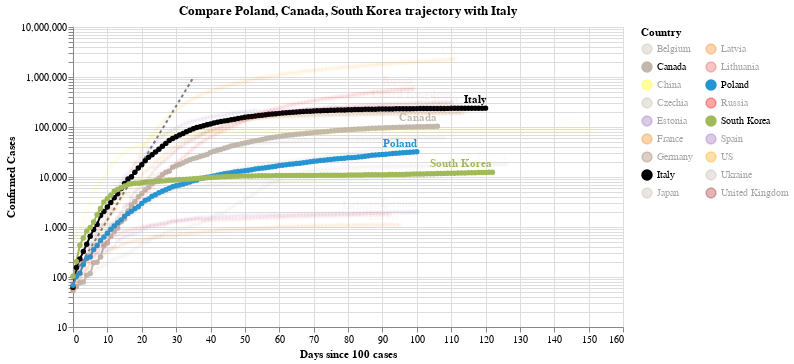

Notebook source saved alongside this figure:
### Code cell
#hide_input
chart3 = make_since_chart(dff2, ['Poland', 'Canada', 'South Korea'], baseline_countries)
chart3

### Figure 1 — Vega-Lite specification as saved in the notebook (floating-point values rounded to 4 significant figures; data arrays with more than 128 entries replaced by an {"elided": "..."} marker saying what was removed)
{"config": {"view": {"continuousWidth": 400, "continuousHeight": 300}}, "layer": [{"data": {"name": "data-628230001892d6798b50651be41d1b3e"}, "mark": {"type": "line", "color": "black", "opacity": 0.5, "strokeDash": [3, 3]}, "encoding": {"x": {"type": "quantitative", "field": "Days since 100 cases"}, "y": {"type": "quantitative", "field": "Confirmed Cases"}}}, {"data": {"name": "data-36ef619a260acc919930a5015aada840"}, "mark": {"type": "line", "point": true}, "encoding": {"color": {"type": "nominal", "field": "Country", "legend": {"columns": 2}, "scale": {"domain": ["Belgium", "Canada", "China", "Czechia", "Estonia", "France", "Germany", "Italy", "Japan", "Latvia", "Lithuania", "Poland", "Russia", "South Korea", "Spain", "US", "Ukraine", "United Kingdom"], "range": ["#C1B7AD", "#C1B7AD", "yellow", "#C1B7AD", "#9467bd", "#F58518", "#9D755D", "black", "#C1B7AD", "#F58518", "#E45756", "#2495D3", "red", "#A1BA59", "#9467bd", "orange", "#C1B7AD", "brown"]}}, "opacity": {"condition": {"value": 1, "selection": "selector007"}, "value": 0.05}, "tooltip": [{"type": "nominal", "field": "Country"}, {"type": "temporal", "field": "Date"}, {"type": "quantitative", "field": "Confirmed Cases"}, {"type": "quantitative", "field": "Days since 100 cases"}], "x": {"type": "quantitative", "field": "Days since 100 cases"}, "y": {"type": "quantitative", "field": "Confirmed Cases", "scale": {"type": "log"}}}, "selection": {"selector007": {"type": "multi", "fields": ["Country"], "bind": "legend", "init": [{"Country": "Poland"}, {"Country": "Canada"}, {"Country": "South Korea"}, {"Country": "Italy"}]}}, "width": 550}, {"data": {"name": "data-36ef619a260acc919930a5015aada840"}, "mark": {"type": "text", "align": "right", "dy": -8, "fontWeight": "bold"}, "encoding": {"color": {"type": "nominal", "field": "Country", "legend": {"columns": 2}, "scale": {"domain": ["Belgium", "Canada", "China", "Czechia", "Estonia", "France", "Germany", "Italy", "Japan", "Latvia", "Lithuania", "Poland", "Russia", "South Korea", "Spain", "US", "Ukraine", "United Kingdom"], "range": ["#C1B7AD", "#C1B7AD", "yellow", "#C1B7AD", "#9467bd", "#F58518", "#9D755D", "black", "#C1B7AD", "#F58518", "#E45756", "#2495D3", "red", "#A1BA59", "#9467bd", "orange", "#C1B7AD", "brown"]}}, "opacity": {"condition": {"value": 1, "selection": "selector007"}, "value": 0.05}, "text": {"type": "nominal", "field": "Country"}, "tooltip": [{"type": "nominal", "field": "Country"}, {"type": "temporal", "field": "Date"}, {"type": "quantitative", "field": "Confirmed Cases"}, {"type": "quantitative", "field": "Days since 100 cases"}], "x": {"type": "quantitative", "field": "Days since 100 cases"}, "y": {"type": "quantitative", "field": "Confirmed Cases", "scale": {"type": "log"}}}, "transform": [{"filter": "(datum['Date'] >= 1592697600000)"}], "width": 550}], "title": "Compare Poland, Canada, South Korea trajectory with Italy", "$schema": "https://vega.github.io/schema/vega-lite/v4.0.2.json", "datasets": {"data-628230001892d6798b50651be41d1b3e": [{"Days since 100 cases": 0, "Confirmed Cases": 100.0}, {"Days since 100 cases": 1, "Confirmed Cases": 130.0}, {"Days since 100 cases": 2, "Confirmed Cases": 169.0}, {"Days since 100 cases": 3, "Confirmed Cases": 219.7}, {"Days since 100 cases": 4, "Confirmed Cases": 285.6}, {"Days since 100 cases": 5, "Confirmed Cases": 371.3}, {"Days since 100 cases": 6, "Confirmed Cases": 482.7}, {"Days since 100 cases": 7, "Confirmed Cases": 627.5}, {"Days since 100 cases": 8, "Confirmed Cases": 815.7}, {"Days since 100 cases": 9, "Confirmed Cases": 1060.0}, {"Days since 100 cases": 10, "Confirmed Cases": 1379.0}, {"Days since 100 cases": 11, "Confirmed Cases": 1792.0}, {"Days since 100 cases": 12, "Confirmed Cases": 2330.0}, {"Days since 100 cases": 13, "Confirmed Cases": 3029.0}, {"Days since 100 cases": 14, "Confirmed Cases": 3937.0}, {"Days since 100 cases": 15, "Confirmed Cases": 5119.0}, {"Days since 100 cases": 16, "Confirmed Cases": 6654.0}, {"Days since 100 cases": 17, "Confirmed Cases": 8650.0}, {"Days since 100 cases": 18, "Confirmed Cases": 11250.0}, {"Days since 100 cases": 19, "Confirmed Cases": 14620.0}, {"Days since 100 cases": 20, "Confirmed Cases": 19000.0}, {"Days since 100 cases": 21, "Confirmed Cases": 24710.0}, {"Days since 100 cases": 22, "Confirmed Cases": 32120.0}, {"Days since 100 cases": 23, "Confirmed Cases": 41750.0}, {"Days since 100 cases": 24, "Confirmed Cases": 54280.0}, {"Days since 100 cases": 25, "Confirmed Cases": 70560.0}, {"Days since 100 cases": 26, "Confirmed Cases": 91730.0}, {"Days since 100 cases": 27, "Confirmed Cases": 119300.0}, {"Days since 100 cases": 28, "Confirmed Cases": 155000.0}, {"Days since 100 cases": 29, "Confirmed Cases": 201500.0}, {"Days since 100 cases": 30, "Confirmed Cases": 262000.0}, {"Days since 100 cases": 31, "Confirmed Cases": 340600.0}, {"Days since 100 cases": 32, "Confirmed Cases": 442800.0}, {"Days since 100 cases": 33, "Confirmed Cases": 575600.0}, {"Days since 100 cases": 34, "Confirmed Cases": 748300.0}, {"Days since 100 cases": 35, "Confirmed Cases": 972800.0}], "data-36ef619a260acc919930a5015aada840": {"elided": "1990 records"}}}
